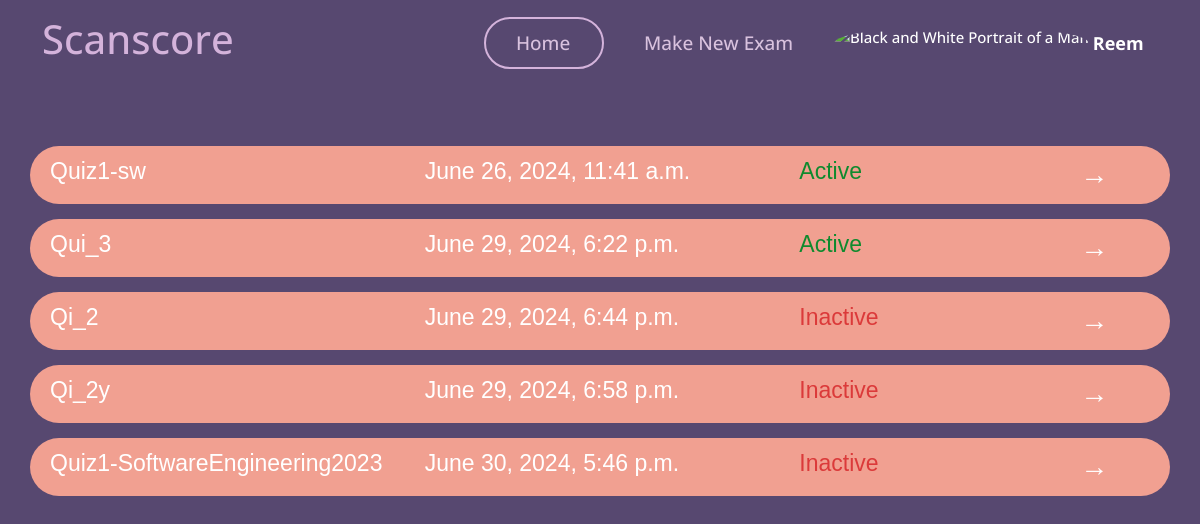
/teacher_dashboard/ (signed in), run on an earlier commit of the app's database.
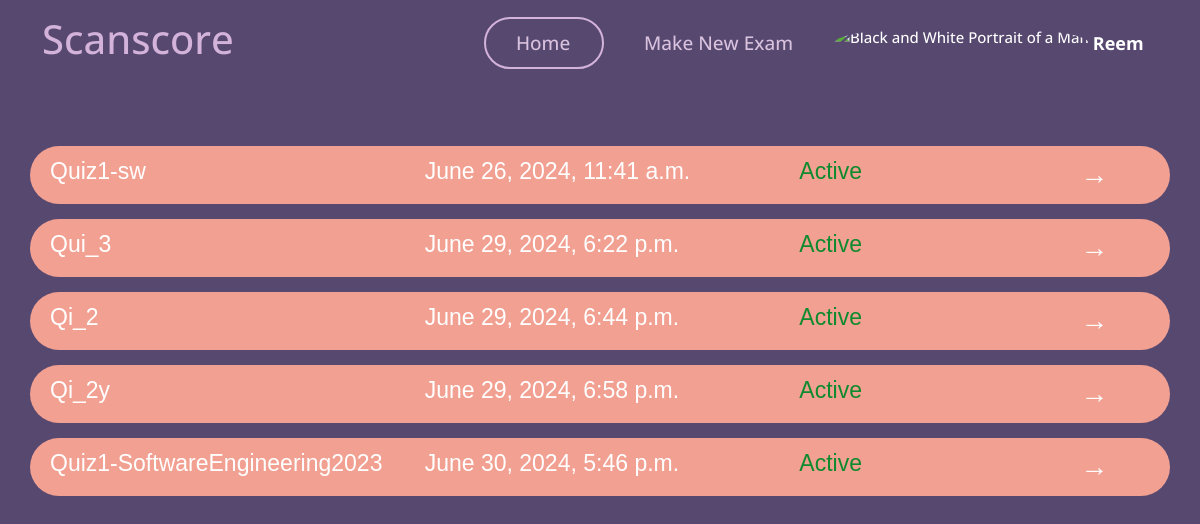
And on a later commit of the database.
### myapp/models.py (models this page shows)
class Exam(models.Model):
    name = models.CharField(max_length=100)
    teacher = models.ForeignKey(User, on_delete=models.CASCADE)
    question= models.TextField(max_length=10000)
    model_answer = models.TextField(max_length=10000)
    keywordsList = models.TextField(max_length=10000,null=True,blank=True)
    is_active = models.BooleanField(default=False)
    time_created = models.DateTimeField(auto_now_add=True)
    time_updated = models.DateTimeField(auto_now=True)
    ocr_graded = models.BooleanField(default=False)

### myapp/views.py (the view)
# urls.py: path('teacher_dashboard/', views.teacher_dashboard, name='teacher_dashboard'),
def teacher_dashboard(request):
    if not hasattr(request.user, 'teacher'): # Check if the user is a teacher
        return HttpResponseForbidden("You are not authorized to view this page.")
    exams = Exam.objects.filter(teacher=request.user)
    return render(request, 'myapp/teacher/teacher_dashboard.html', {'exams': exams})

### templates/myapp/teacher/teacher_dashboard.html (shortened to what this page needs)
{% load static %}
<!DOCTYPE html>
<html lang="en">
<head>
    <link href="{% static 'vendor/aos/aos.css' %}" rel="stylesheet">
    <link href="{% static 'vendor/bootstrap/css/bootstrap.min.css' %}" rel="stylesheet">
    <link href="{% static 'vendor/bootstrap-icons/bootstrap-icons.css' %}" rel="stylesheet">
    <link href="{% static 'vendor/boxicons/css/boxicons.min.css' %}" rel="stylesheet">
    <link href="{% static 'vendor/glightbox/css/glightbox.min.css' %}" rel="stylesheet">
    <link href="{% static 'vendor/remixicon/remixicon.css' %}" rel="stylesheet">
    <link href="{% static 'vendor/swiper/swiper-bundle.min.css' %}" rel="stylesheet">
    <link href="{% static 'css/style.css' %}" rel="stylesheet">
</head>
<body>
    <header id="header">
        <div class="container align-items-center justify-content-between">
            <h1 class="me-auto"><a href="{% url 'teacher_dashboard' %}" style="color: #d4b3db;">Scanscore</a></h1>
            <nav id="navbar" class="navbar order-last order-lg-0">
                <ul>
                    <li><a class="nav-link scrollto Active" href="{% url 'teacher_dashboard' %}" id="home">Home</a>
                    </li>
                    <li><a class="nav-link scrollto" href="{% url 'create_exam' %}" id="makenew">Make New Exam</a></li>
                    <li class="dropdown">
                        <a href="#">
                            <img src="{% static 'img/unknown_user.jpg' %}" class="rounded-circle" height="35"
                                alt="Black and White Portrait of a Man" loading="lazy" />
                            <strong class="d-none d-sm-block ms-1" id="username">{{ user.first_name }}</strong><i
                                class="bi bi-chevron-down"></i>
                        </a>
                    </li>
                </ul>
            </nav>
        </div>
    </header>
    <section style="text-align: left;font-family: Arial, Helvetica, sans-serif; background: transparent;">
        <div class="container">
            {% block content %}
            <div class="exam-list">
                {% for exam in exams %}
                <div class="row exam-item" id="exam-list">
                    <div class="col-md-4 col-12">{{ exam.name }}</div>
                    <div class="col-md-4 col-12">{{ exam.time_created }}</div>
                    <div class="col-md-3 col-10">
                        {% if exam.is_active %}
                        <span class="active" style="color:#0f8a2e">Active</span>
                        {% else %}
                        <span class="inactive" style="color: #db3a3a">Inactive</span>
                        {% endif %}
                    </div>
                    <a href="{% url 'view_exam_teacher' exam.id %}" class="col-md-1 col-2" id="arrow-dir">→</a>
                </div>
                {% empty %}
                <div style="text-align: center;">
                    <h2 style="padding-left: 15px;">No exams created yet.</h2>
                </div>
                {% endfor %}
            </div>
            {% endblock %}
        </div>
    </section>
</body>
</html>

What changed in the data, as far as the page shows it:
changed Exam "Qi_2": is_active "Inactive" → "Active"
changed Exam "Qi_2y": is_active "Inactive" → "Active"
changed Exam "Quiz1-SoftwareEngineering2023": is_active "Inactive" → "Active"
